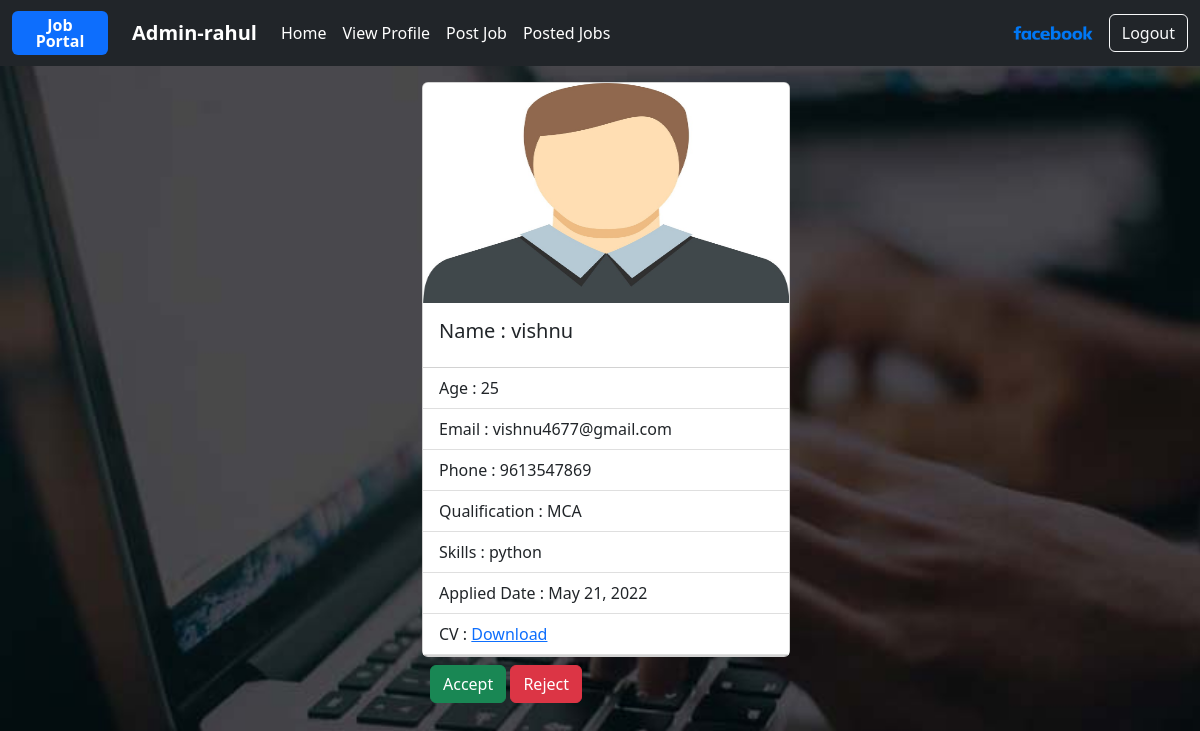
/employer/jobs/candprofile/2 (signed in), run on the app's committed database.
### users/models.py (models this page shows, shortened)
class User(AbstractUser):
    phone=models.CharField(max_length=12)
    options=(
        ("employer","employer"),
        ("candidate","candidate")
    )
    role=models.CharField(max_length=12,choices=options,default="candidate")

### employer/models.py (models this page shows)
class EmployerProfile(models.Model):
    user=models.OneToOneField(User,on_delete=models.CASCADE,related_name="employers")
    company_name=models.CharField(max_length=120,unique=True)
    logo=models.ImageField(upload_to="images")
    bio=models.CharField(max_length=120)
    location=models.CharField(max_length=120)
    services=models.CharField(max_length=120)

class Applications(models.Model):
    applicant=models.ForeignKey(User,on_delete=models.CASCADE,related_name="applicants")
    job=models.ForeignKey(Jobs,on_delete=models.CASCADE,related_name="jobapp")
    options=(
        ('applied','applied'),
        ('rejected','rejected'),
        ('pending','pending'),
        ('cancelled','cancelled'),
        ('accepted','accepted')
    )
    status=models.CharField(max_length=20,choices=options,default='applied')
    date=models.DateField(auto_now_add=True)
    class Meta:
        unique_together=(
            'applicant','job'
        )

### candidate/models.py (models this page shows)
class CandidateProfile(models.Model):
    user=models.OneToOneField(User,on_delete=models.CASCADE,related_name="candidates")
    profile_pic=models.ImageField(upload_to='profile')
    qualification=models.CharField(max_length=120)
    age=models.PositiveIntegerField(default=17)
    skills=models.CharField(max_length=120,null=True)
    cv=models.FileField(upload_to="cvs",null=True)

### employer/views.py (the view)
# urls.py: path("jobs/candprofile/<int:id>",views.ApplicantDetailView.as_view(),name="emp-viewprofile"),
@method_decorator(signin_required,name="dispatch")
class ApplicantDetailView(DetailView):
    model = Applications
    template_name = "emp-applicant_detail.html"
    context_object_name = "applican"
    pk_url_kwarg = "id"

### employer/templates/emp-applicant_detail.html
{%extends 'emp-base.html'%}
{%block body_block%}
<div class="container">
    <div class="row">
        <div class="col-4"></div>
        <div class="col-4 mt-3">
            <div class="card" style="width: 23rem;">
                <img src="{{applican.applicant.candidates.profile_pic.url}}" class="card-img-top " height="220px" width="100px"alt="...">
                <div class="card-body">
                    <h5 class="card-title">Name : {{applican.applicant}}</h5>
                </div>
                <ul class="list-group list-group-flush">
                    <li class="list-group-item">Age : {{applican.applicant.candidates.age}}</li>
                    <li class="list-group-item">Email : {{applican.applicant.email}}</li>
                    <li class="list-group-item">Phone : {{applican.applicant.phone}}</li>
                    <li class="list-group-item">Qualification : {{applican.applicant.candidates.qualification}}</li>
                    <li class="list-group-item">Skills : {{applican.applicant.candidates.skills}}</li>
                    <li class="list-group-item">Applied Date : {{applican.date}}</li>
                    <li class="list-group-item">CV : <a href="{{applican.applicant.candidates.cv.url}}">Download</li>
                </ul>
            </div>
            <div class="p-2">
                <a href="{%url 'accept' applican.id%}" class="card-link btn btn-success">Accept</a>
                <a href="{%url 'reject' applican.id%}" class="card-link btn btn-danger">Reject</a>
            </div>
        </div>
        <div class="col-4"></div>
    </div>
</div>
{%endblock%}

### employer/templates/emp-base.html (shortened to what this page needs)
<!DOCTYPE html>
{%load static%}
<html lang="en">
<head>
    <link href="https://cdn.jsdelivr.net/npm/bootstrap@5.2.0-beta1/dist/css/bootstrap.min.css" rel="stylesheet"
>
    <link rel="stylesheet" href="{%static 'css/userstyle.css'%}">
</head>
<body>
<nav class="navbar navbar-expand-lg navbar-dark bg-dark">
    <div class="container-fluid">
        <div class="badge bg-d text-wrap fs-6 text-bg-primary me-4" style="width: 6rem;">
            Job Portal
        </div>
        <a class="navbar-brand fw-bold" href="#">Admin-{{request.user}}</a>
        <div class="collapse navbar-collapse" id="navbarSupportedContent">
            <ul class="navbar-nav me-auto mb-2 mb-lg-0">
                <li class="nav-item">
                    <a class="nav-link active" aria-current="page" href="#">Home</a>
                </li>
                {%if request.user.employers%}
                <li class="nav-item">
                    <a class="nav-link active" aria-current="page" href="{%url 'emp-detail' %}">View Profile</a>
                </li>
                {%else%}
                <li class="nav-item">
                    <a class="nav-link active" aria-current="page" href="{%url 'emp-profile' %}">Add Profile</a>
                </li>
                {%endif%}
                <li class="nav-item">
                    <a class="nav-link active" aria-current="page" href="{%url 'emp-addjob'%}">Post Job</a>
                </li>
                <li class="nav-item">
                    <a class="nav-link active" aria-current="page" href="{%url 'emp-listjob'%}">Posted Jobs</a>
                </li>
            </ul>
            <a class="navbar-brand" href=""><img src="{{request.user.employers.logo.url}}" height="40px"
                                             width="80px" alt="..."></a>
            <a class="btn btn-outline-light" aria-current="page" href="{%url 'signout'%}">Logout</a>
        </div>
    </div>
</nav>
{%block body_block%}
{%endblock%}
</body>
</html>

### users/static/css/userstyle.css (style rules this page uses)
body { background: url('/static/images/jobedit.jpg'); background-size: 1537px 900px; background-repeat: no-repeat; background-attachment: fixed; }

### data on the page
User: user "rahul", user.employers.logo (picture)
Applications: applicant.candidates.profile_pic (picture), applicant "vishnu", applicant.candidates.age "25", applicant.email "vishnu4677@gmail.com", applicant.phone "9613547869", applicant.candidates.qualification "MCA", applicant.candidates.skills "python", date "May 21, 2022"
